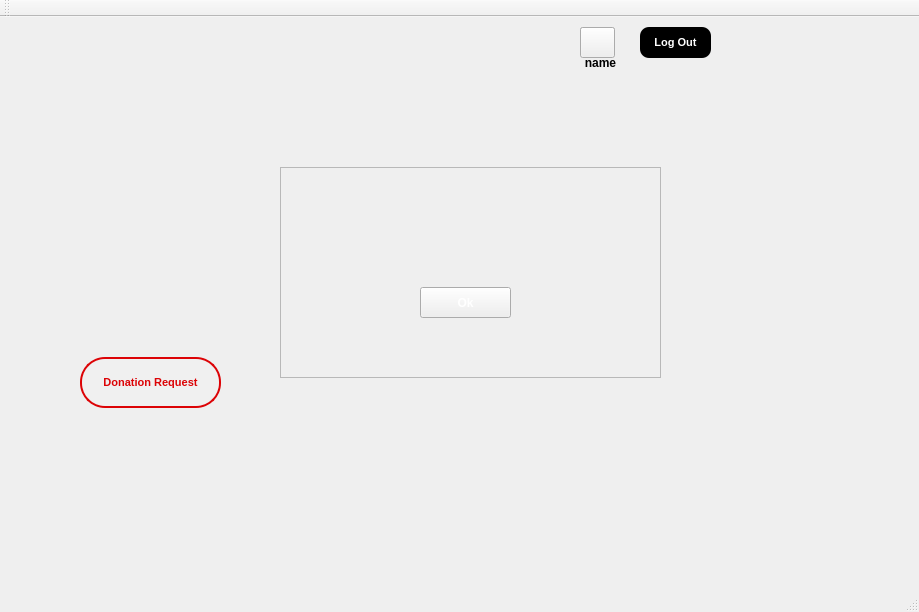
<?xml version="1.0" encoding="UTF-8"?>
<ui version="4.0">
 <class>DonorInterfaceClass</class>
 <widget class="QMainWindow" name="DonorInterfaceClass">
  <property name="geometry">
   <rect>
    <x>0</x>
    <y>0</y>
    <width>919</width>
    <height>612</height>
   </rect>
  </property>
  <property name="windowTitle">
   <string>Blood Bank Management System</string>
  </property>
  <property name="windowIcon">
   <iconset resource="RecipientReg.qrc">
    <normaloff>:/RecipientReg/toppng.com-blood-donation-png-picture-blood-donation-logo-3209x3905.png</normaloff>:/RecipientReg/toppng.com-blood-donation-png-picture-blood-donation-logo-3209x3905.png</iconset>
  </property>
  <property name="styleSheet">
   <string notr="true"/>
  </property>
  <widget class="QWidget" name="centralWidget">
   <widget class="QLabel" name="name">
    <property name="geometry">
     <rect>
      <x>0</x>
      <y>0</y>
      <width>921</width>
      <height>561</height>
     </rect>
    </property>
    <property name="styleSheet">
     <string notr="true">background-image:url(:/RecipientReg/bloodd.jpg);</string>
    </property>
    <property name="text">
     <string/>
    </property>
    <property name="pixmap">
     <pixmap resource="RecipientReg.qrc">:/RecipientReg/first – 1.jpg</pixmap>
    </property>
    <property name="scaledContents">
     <bool>true</bool>
    </property>
   </widget>
   <widget class="QPushButton" name="pushButton">
    <property name="geometry">
     <rect>
      <x>80</x>
      <y>340</y>
      <width>141</width>
      <height>51</height>
     </rect>
    </property>
    <property name="font">
     <font>
      <family>Arial</family>
      <pointsize>8</pointsize>
      <italic>false</italic>
      <bold>true</bold>
     </font>
    </property>
    <property name="cursor">
     <cursorShape>PointingHandCursor</cursorShape>
    </property>
    <property name="toolTip">
     <string>&lt;html&gt;&lt;head/&gt;&lt;body&gt;&lt;p align=&quot;center&quot;&gt;&lt;br/&gt;&lt;/p&gt;&lt;/body&gt;&lt;/html&gt;</string>
    </property>
    <property name="styleSheet">
     <string notr="true">background-color:rgb(240, 240, 240);
border-style:solid;
border-width:2px;
border-color: rgb(220, 3, 6);
border-radius:25px;
color: rgb(220, 3, 6);
font: 700 8pt &quot;Arial&quot;;</string>
    </property>
    <property name="text">
     <string>Donation Request</string>
    </property>
    <property name="checkable">
     <bool>false</bool>
    </property>
    <property name="autoDefault">
     <bool>false</bool>
    </property>
    <property name="default">
     <bool>false</bool>
    </property>
    <property name="flat">
     <bool>false</bool>
    </property>
   </widget>
   <widget class="QPushButton" name="accountF">
    <property name="geometry">
     <rect>
      <x>580</x>
      <y>10</y>
      <width>35</width>
      <height>30</height>
     </rect>
    </property>
    <property name="font">
     <font>
      <pointsize>7</pointsize>
     </font>
    </property>
    <property name="cursor">
     <cursorShape>PointingHandCursor</cursorShape>
    </property>
    <property name="styleSheet">
     <string notr="true">border-image:url(:/RecipientReg/—Pngtree—includes set of avatars icons_8537422 (1).png);</string>
    </property>
    <property name="text">
     <string/>
    </property>
   </widget>
   <widget class="QLabel" name="user">
    <property name="geometry">
     <rect>
      <x>560</x>
      <y>30</y>
      <width>81</width>
      <height>31</height>
     </rect>
    </property>
    <property name="font">
     <font>
      <bold>true</bold>
     </font>
    </property>
    <property name="text">
     <string>name</string>
    </property>
    <property name="alignment">
     <set>Qt::AlignCenter</set>
    </property>
   </widget>
   <widget class="QPushButton" name="logout">
    <property name="geometry">
     <rect>
      <x>640</x>
      <y>10</y>
      <width>71</width>
      <height>31</height>
     </rect>
    </property>
    <property name="font">
     <font>
      <family>Arial</family>
      <pointsize>8</pointsize>
      <italic>false</italic>
      <bold>true</bold>
     </font>
    </property>
    <property name="cursor">
     <cursorShape>PointingHandCursor</cursorShape>
    </property>
    <property name="toolTip">
     <string>&lt;html&gt;&lt;head/&gt;&lt;body&gt;&lt;p align=&quot;center&quot;&gt;&lt;br/&gt;&lt;/p&gt;&lt;/body&gt;&lt;/html&gt;</string>
    </property>
    <property name="styleSheet">
     <string notr="true">background-color:black;
border-style:solid;
border-width:0px;
border-color: rgb(220, 3, 6);
border-radius:9px;
color: white;
font: 700 8pt &quot;Arial&quot;;</string>
    </property>
    <property name="text">
     <string>Log Out</string>
    </property>
    <property name="checkable">
     <bool>false</bool>
    </property>
    <property name="autoDefault">
     <bool>false</bool>
    </property>
    <property name="default">
     <bool>false</bool>
    </property>
    <property name="flat">
     <bool>false</bool>
    </property>
   </widget>
   <widget class="QPushButton" name="accountM">
    <property name="geometry">
     <rect>
      <x>580</x>
      <y>10</y>
      <width>35</width>
      <height>31</height>
     </rect>
    </property>
    <property name="font">
     <font>
      <pointsize>7</pointsize>
     </font>
    </property>
    <property name="cursor">
     <cursorShape>PointingHandCursor</cursorShape>
    </property>
    <property name="styleSheet">
     <string notr="true">border-image:url(:/RecipientReg/—Pngtree—includes set of avatars icons_8537422 (2).png)</string>
    </property>
    <property name="text">
     <string/>
    </property>
   </widget>
   <widget class="QFrame" name="frame">
    <property name="geometry">
     <rect>
      <x>280</x>
      <y>150</y>
      <width>381</width>
      <height>211</height>
     </rect>
    </property>
    <property name="styleSheet">
     <string notr="true">border-image:url(:/RecipientReg/donate.png);</string>
    </property>
    <property name="frameShape">
     <enum>QFrame::StyledPanel</enum>
    </property>
    <property name="frameShadow">
     <enum>QFrame::Raised</enum>
    </property>
    <widget class="QPushButton" name="pushButton_2">
     <property name="geometry">
      <rect>
       <x>140</x>
       <y>120</y>
       <width>91</width>
       <height>31</height>
      </rect>
     </property>
     <property name="font">
      <font>
       <bold>true</bold>
      </font>
     </property>
     <property name="cursor">
      <cursorShape>PointingHandCursor</cursorShape>
     </property>
     <property name="styleSheet">
      <string notr="true">border-image:url(:/RecipientReg/Rectanglered.png);
color:white</string>
     </property>
     <property name="text">
      <string>Ok</string>
     </property>
    </widget>
   </widget>
  </widget>
  <widget class="QMenuBar" name="menuBar">
   <property name="geometry">
    <rect>
     <x>0</x>
     <y>0</y>
     <width>919</width>
     <height>22</height>
    </rect>
   </property>
  </widget>
  <widget class="QToolBar" name="mainToolBar">
   <attribute name="toolBarArea">
    <enum>TopToolBarArea</enum>
   </attribute>
   <attribute name="toolBarBreak">
    <bool>false</bool>
   </attribute>
  </widget>
  <widget class="QStatusBar" name="statusBar"/>
 </widget>
 <layoutdefault spacing="6" margin="11"/>
 <resources>
  <include location="RecipientReg.qrc"/>
 </resources>
 <connections/>
</ui>
